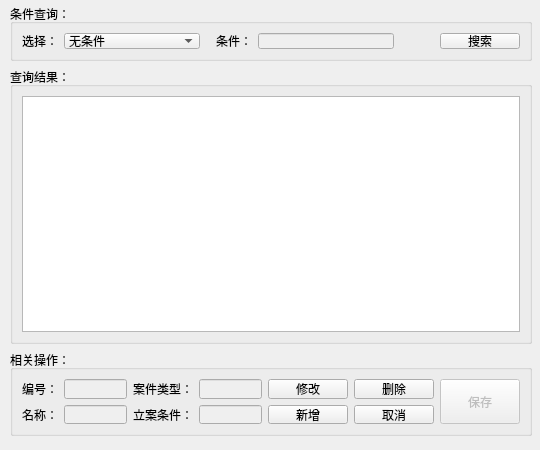
<?xml version="1.0" encoding="UTF-8"?>
<ui version="4.0">
 <class>CaseForm</class>
 <widget class="QWidget" name="CaseForm">
  <property name="geometry">
   <rect>
    <x>0</x>
    <y>0</y>
    <width>540</width>
    <height>450</height>
   </rect>
  </property>
  <property name="windowTitle">
   <string>Form</string>
  </property>
  <widget class="QGroupBox" name="groupBox">
   <property name="geometry">
    <rect>
     <x>10</x>
     <y>67</y>
     <width>522</width>
     <height>277</height>
    </rect>
   </property>
   <property name="title">
    <string>查询结果：</string>
   </property>
   <layout class="QGridLayout" name="gridLayout_5">
    <item row="0" column="0">
     <widget class="QTableView" name="tableView"/>
    </item>
   </layout>
  </widget>
  <widget class="QGroupBox" name="groupBox_4">
   <property name="geometry">
    <rect>
     <x>10</x>
     <y>4</y>
     <width>522</width>
     <height>57</height>
    </rect>
   </property>
   <property name="title">
    <string>条件查询：</string>
   </property>
   <layout class="QGridLayout" name="gridLayout_4">
    <item row="0" column="0">
     <layout class="QHBoxLayout" name="horizontalLayout">
      <item>
       <widget class="QLabel" name="label">
        <property name="text">
         <string>选择：</string>
        </property>
       </widget>
      </item>
      <item>
       <widget class="QComboBox" name="cb_condition">
        <property name="sizePolicy">
         <sizepolicy hsizetype="Expanding" vsizetype="Fixed">
          <horstretch>0</horstretch>
          <verstretch>0</verstretch>
         </sizepolicy>
        </property>
        <item>
         <property name="text">
          <string>无条件</string>
         </property>
        </item>
        <item>
         <property name="text">
          <string>编号</string>
         </property>
        </item>
        <item>
         <property name="text">
          <string>案件类型</string>
         </property>
        </item>
        <item>
         <property name="text">
          <string>名称</string>
         </property>
        </item>
       </widget>
      </item>
      <item>
       <spacer name="horizontalSpacer">
        <property name="orientation">
         <enum>Qt::Horizontal</enum>
        </property>
        <property name="sizeType">
         <enum>QSizePolicy::Fixed</enum>
        </property>
        <property name="sizeHint" stdset="0">
         <size>
          <width>10</width>
          <height>20</height>
         </size>
        </property>
       </spacer>
      </item>
      <item>
       <widget class="QLabel" name="label_6">
        <property name="text">
         <string>条件：</string>
        </property>
       </widget>
      </item>
      <item>
       <widget class="QLineEdit" name="le_condition">
        <property name="enabled">
         <bool>false</bool>
        </property>
        <property name="clearButtonEnabled">
         <bool>true</bool>
        </property>
       </widget>
      </item>
      <item>
       <spacer name="horizontalSpacer_2">
        <property name="orientation">
         <enum>Qt::Horizontal</enum>
        </property>
        <property name="sizeType">
         <enum>QSizePolicy::Fixed</enum>
        </property>
        <property name="sizeHint" stdset="0">
         <size>
          <width>40</width>
          <height>20</height>
         </size>
        </property>
       </spacer>
      </item>
      <item>
       <widget class="QPushButton" name="pb_search">
        <property name="sizePolicy">
         <sizepolicy hsizetype="Fixed" vsizetype="Fixed">
          <horstretch>0</horstretch>
          <verstretch>0</verstretch>
         </sizepolicy>
        </property>
        <property name="text">
         <string>搜索</string>
        </property>
       </widget>
      </item>
     </layout>
    </item>
   </layout>
  </widget>
  <widget class="QGroupBox" name="groupBox_2">
   <property name="geometry">
    <rect>
     <x>10</x>
     <y>350</y>
     <width>522</width>
     <height>86</height>
    </rect>
   </property>
   <property name="title">
    <string>相关操作：</string>
   </property>
   <layout class="QGridLayout" name="gridLayout_2">
    <item row="0" column="0">
     <layout class="QGridLayout" name="gridLayout">
      <item row="1" column="0">
       <widget class="QLabel" name="label_4">
        <property name="text">
         <string>名称：</string>
        </property>
       </widget>
      </item>
      <item row="0" column="3">
       <widget class="QLineEdit" name="le_caseType">
        <property name="enabled">
         <bool>false</bool>
        </property>
        <property name="clearButtonEnabled">
         <bool>true</bool>
        </property>
       </widget>
      </item>
      <item row="1" column="1">
       <widget class="QLineEdit" name="le_name">
        <property name="enabled">
         <bool>false</bool>
        </property>
        <property name="clearButtonEnabled">
         <bool>true</bool>
        </property>
       </widget>
      </item>
      <item row="0" column="0">
       <widget class="QLabel" name="label_2">
        <property name="text">
         <string>编号：</string>
        </property>
       </widget>
      </item>
      <item row="0" column="2">
       <widget class="QLabel" name="label_3">
        <property name="text">
         <string>案件类型：</string>
        </property>
       </widget>
      </item>
      <item row="1" column="2">
       <widget class="QLabel" name="label_5">
        <property name="text">
         <string>立案条件：</string>
        </property>
       </widget>
      </item>
      <item row="0" column="1">
       <widget class="QLineEdit" name="le_id">
        <property name="enabled">
         <bool>false</bool>
        </property>
        <property name="clearButtonEnabled">
         <bool>false</bool>
        </property>
       </widget>
      </item>
      <item row="1" column="3">
       <widget class="QLineEdit" name="le_caseCondition">
        <property name="enabled">
         <bool>false</bool>
        </property>
        <property name="clearButtonEnabled">
         <bool>true</bool>
        </property>
       </widget>
      </item>
      <item row="0" column="4">
       <widget class="QPushButton" name="pb_modify">
        <property name="sizePolicy">
         <sizepolicy hsizetype="Preferred" vsizetype="Preferred">
          <horstretch>0</horstretch>
          <verstretch>0</verstretch>
         </sizepolicy>
        </property>
        <property name="text">
         <string>修改</string>
        </property>
       </widget>
      </item>
      <item row="0" column="5">
       <widget class="QPushButton" name="pb_delete">
        <property name="sizePolicy">
         <sizepolicy hsizetype="Preferred" vsizetype="Fixed">
          <horstretch>0</horstretch>
          <verstretch>0</verstretch>
         </sizepolicy>
        </property>
        <property name="text">
         <string>删除</string>
        </property>
       </widget>
      </item>
      <item row="1" column="5">
       <widget class="QPushButton" name="pb_cancel">
        <property name="enabled">
         <bool>true</bool>
        </property>
        <property name="text">
         <string>取消</string>
        </property>
       </widget>
      </item>
      <item row="1" column="4">
       <widget class="QPushButton" name="pb_add">
        <property name="text">
         <string>新增</string>
        </property>
       </widget>
      </item>
      <item row="0" column="6" rowspan="2">
       <widget class="QPushButton" name="pb_save">
        <property name="enabled">
         <bool>false</bool>
        </property>
        <property name="sizePolicy">
         <sizepolicy hsizetype="Minimum" vsizetype="Preferred">
          <horstretch>0</horstretch>
          <verstretch>0</verstretch>
         </sizepolicy>
        </property>
        <property name="text">
         <string>保存</string>
        </property>
       </widget>
      </item>
     </layout>
    </item>
   </layout>
  </widget>
 </widget>
 <resources/>
 <connections/>
</ui>
